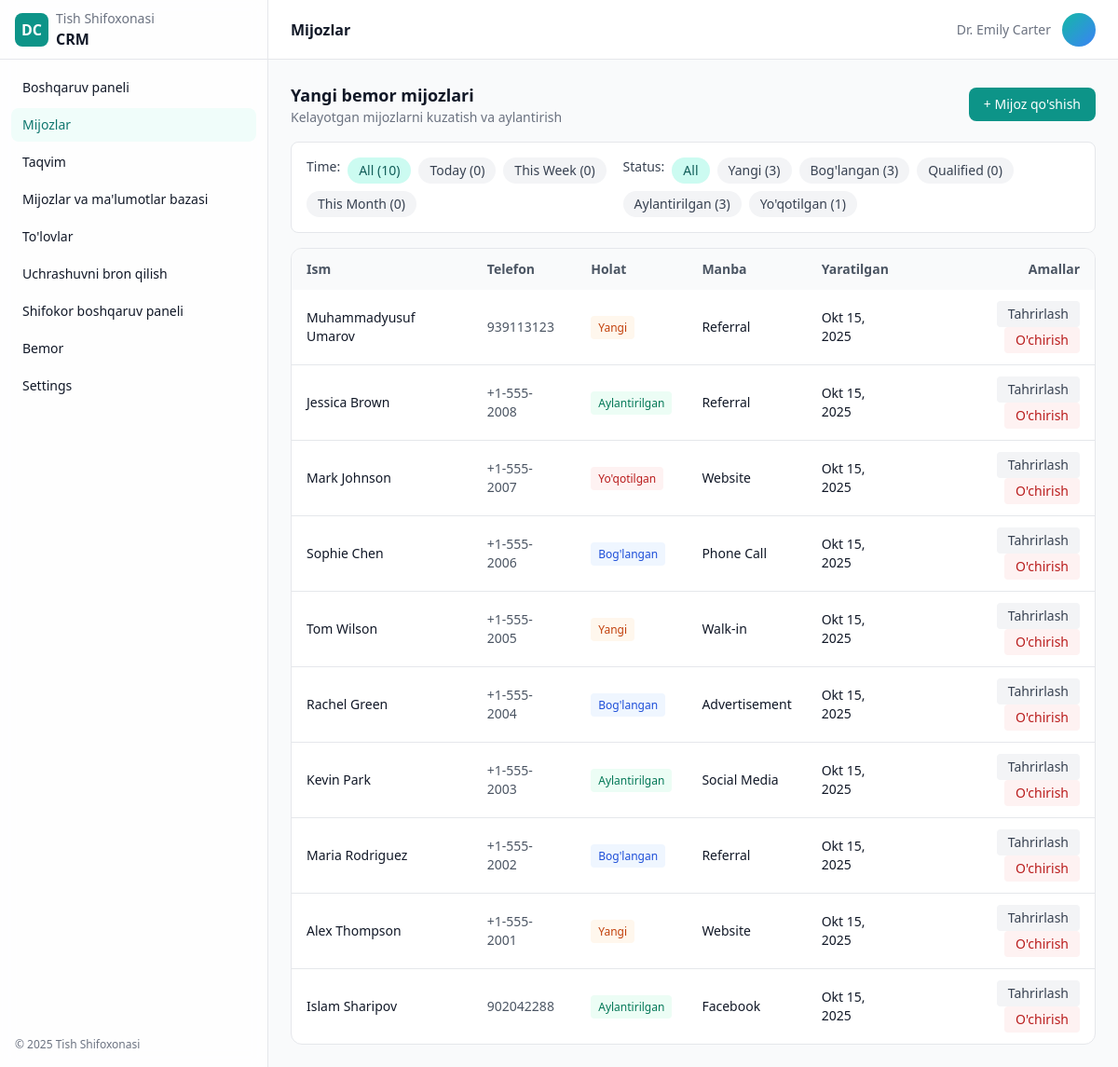
The app's page /leads/page/ with its own data.
### leads/models.py (models this page shows, shortened)
class Lead(models.Model):
    STATUS_CHOICES = [
        ('new', 'New'),
        ('contacted', 'Contacted'),
        ('converted', 'Converted'),
        ('lost', 'Lost'),
    ]
    full_name = models.CharField(max_length=255)
    phone = models.CharField(max_length=32)
    source = models.CharField(max_length=100, blank=True)
    assigned_doctor = models.ForeignKey(Doctor, on_delete=models.SET_NULL, null=True, blank=True, related_name='leads')
    status = models.CharField(max_length=20, choices=STATUS_CHOICES, default='new')
    created_at = models.DateTimeField(auto_now_add=True)
    notes = models.TextField(blank=True)

### leads/views.py (the view, shortened to what this page needs)
# urls.py: path('', views.lead_list, name='leads_page'),
def lead_list(request):
    leads = Lead.objects.all().order_by('-created_at')
    doctors = Doctor.objects.filter(is_active=True).order_by('name')
    status_filter = request.GET.get('status', '')
    time_filter = request.GET.get('time', '')
    if status_filter:
        leads = leads.filter(status=status_filter)
    total_leads = Lead.objects.count()
    today_count = Lead.objects.filter(created_at__date=timezone.now().date()).count()
    week_start = timezone.now() - timedelta(days=timezone.now().weekday())
    week_count = Lead.objects.filter(created_at__date__gte=week_start.date()).count()
    month_start = timezone.now().replace(day=1)
    month_count = Lead.objects.filter(created_at__date__gte=month_start.date()).count()
    status_counts = {
        'new': Lead.objects.filter(status='new').count(),
        'contacted': Lead.objects.filter(status='contacted').count(),
        'qualified': Lead.objects.filter(status='qualified').count(),
        'converted': Lead.objects.filter(status='converted').count(),
        'lost': Lead.objects.filter(status='lost').count(),
    }
    context = {
        'leads': leads,
        'doctors': doctors,
        'status_filter': status_filter,
        'time_filter': time_filter,
        'total_leads': total_leads,
        'today_count': today_count,
        'week_count': week_count,
        'month_count': month_count,
        'status_counts': status_counts,
    }
    return render(request, 'leads.html', context)

### dentalcrm/templatetags/translation_tags.py (called while the page is built)
@register.simple_tag(takes_context=True)
def trans(context, text):
    current_language = context['request'].session.get('django_language', 'uz')
    return get_translation(text, current_language)

### dentalcrm/translations.py (called while the page is built)
def get_translation(text, language='uz'):
    if language in TRANSLATIONS and text in TRANSLATIONS[language]:
        return TRANSLATIONS[language][text]
    return text

### templates/leads.html (shortened to what this page needs)
{% extends 'base.html' %}
{% load translation_tags %}
{% block content %}
<div class="min-h-screen flex">
  <aside class="hidden md:flex md:w-64 lg:w-72 flex-col border-r border-gray-200 dark:border-gray-800 bg-white/80 dark:bg-gray-950/60 backdrop-blur">
    <div class="h-16 flex items-center gap-2 px-4 border-b border-gray-200 dark:border-gray-800">
      <div class="w-9 h-9 rounded-lg bg-teal-600 flex items-center justify-center text-white font-bold">DC</div>
      <div>
        <div class="text-sm text-gray-500 dark:text-gray-400">{% trans "Dental Clinic" %}</div>
        <div class="font-semibold">{% trans "CRM" %}</div>
      </div>
    </div>
    <nav class="p-3 space-y-1 text-sm">
      <a href="/dashboard/" class="flex items-center gap-3 px-3 py-2 rounded-lg hover:bg-gray-100 dark:hover:bg-gray-800">{% trans "Dashboard" %}</a>
      <a href="/leads/page/" class="flex items-center gap-3 px-3 py-2 rounded-lg bg-teal-50 text-teal-700 dark:bg-teal-900/30 dark:text-teal-200 font-medium">{% trans "Leads" %}</a>
      <a href="/calendar/" class="flex items-center gap-3 px-3 py-2 rounded-lg hover:bg-gray-100 dark:hover:bg-gray-800">{% trans "Calendar" %}</a>
      <a href="/clients/" class="flex items-center gap-3 px-3 py-2 rounded-lg hover:bg-gray-100 dark:hover:bg-gray-800">{% trans "Clients & Database" %}</a>
      <a href="/payments/page/" class="flex items-center gap-3 px-3 py-2 rounded-lg hover:bg-gray-100 dark:hover:bg-gray-800">{% trans "Payments" %}</a>
      <a href="/book/" class="flex items-center gap-3 px-3 py-2 rounded-lg hover:bg-gray-100 dark:hover:bg-gray-800">{% trans "Book Appointment" %}</a>
      <a href="/doctor/" class="flex items-center gap-3 px-3 py-2 rounded-lg hover:bg-gray-100 dark:hover:bg-gray-800">{% trans "Doctor Dashboard" %}</a>
      <a href="/patient/page/" class="flex items-center gap-3 px-3 py-2 rounded-lg hover:bg-gray-100 dark:hover:bg-gray-800">{% trans "Patient" %}</a>
      <a href="/settings/" class="flex items-center gap-3 px-3 py-2 rounded-lg hover:bg-gray-100 dark:hover:bg-gray-800">{% trans "Settings" %}</a>
    </nav>
    <div class="mt-auto p-4 text-xs text-gray-500 dark:text-gray-400">© 2025 {% trans "Dental Clinic" %}</div>
  </aside>
  <div class="flex-1 flex flex-col min-w-0">
    <header class="h-16 flex items-center justify-between px-4 md:px-6 bg-white dark:bg-gray-950 border-b border-gray-200 dark:border-gray-800">
      <div class="hidden md:block font-semibold">{% trans "Leads" %}</div>
      <div class="flex items-center gap-3">
        <span class="text-sm text-gray-500 dark:text-gray-400 hidden sm:block">Dr. Emily Carter</span>
        <div class="w-9 h-9 rounded-full bg-gradient-to-br from-teal-500 to-blue-500"></div>
      </div>
    </header>
    <main class="p-4 md:p-6 space-y-4">
      <div class="flex flex-col sm:flex-row sm:items-center sm:justify-between gap-3">
        <div>
          <h1 class="text-lg font-semibold">{% trans "New Patient Leads" %}</h1>
          <p class="text-sm text-gray-500">{% trans "Track and convert incoming leads" %}</p>
        </div>
        <button onclick="showModal('addLead')" class="inline-flex items-center justify-center px-4 py-2 rounded-lg bg-teal-600 text-white text-sm font-medium hover:bg-teal-700">+ {% trans "Add Lead" %}</button>
      </div>
       <div class="bg-white dark:bg-gray-800 rounded-lg border border-gray-200 dark:border-gray-700 p-4">
         <div class="flex flex-col lg:flex-row gap-4">
           <div class="flex flex-wrap gap-2">
             <span class="text-sm font-medium text-gray-700 dark:text-gray-300">{% trans "Time:" %}</span>
             <a href="?time=" class="px-3 py-1 rounded-full text-sm {% if not time_filter %}bg-teal-100 text-teal-800 dark:bg-teal-900 dark:text-teal-200{% else %}bg-gray-100 text-gray-700 dark:bg-gray-700 dark:text-gray-300 hover:bg-gray-200 dark:hover:bg-gray-600{% endif %}">
               {% trans "All" %} ({{ total_leads }})
             </a>
             <a href="?time=today" class="px-3 py-1 rounded-full text-sm {% if time_filter == 'today' %}bg-teal-100 text-teal-800 dark:bg-teal-900 dark:text-teal-200{% else %}bg-gray-100 text-gray-700 dark:bg-gray-700 dark:text-gray-300 hover:bg-gray-200 dark:hover:bg-gray-600{% endif %}">
               {% trans "Today" %} ({{ today_count }})
             </a>
             <a href="?time=week" class="px-3 py-1 rounded-full text-sm {% if time_filter == 'week' %}bg-teal-100 text-teal-800 dark:bg-teal-900 dark:text-teal-200{% else %}bg-gray-100 text-gray-700 dark:bg-gray-700 dark:text-gray-300 hover:bg-gray-200 dark:hover:bg-gray-600{% endif %}">
               {% trans "This Week" %} ({{ week_count }})
             </a>
             <a href="?time=month" class="px-3 py-1 rounded-full text-sm {% if time_filter == 'month' %}bg-teal-100 text-teal-800 dark:bg-teal-900 dark:text-teal-200{% else %}bg-gray-100 text-gray-700 dark:bg-gray-700 dark:text-gray-300 hover:bg-gray-200 dark:hover:bg-gray-600{% endif %}">
               {% trans "This Month" %} ({{ month_count }})
             </a>
           </div>
           <div class="flex flex-wrap gap-2">
             <span class="text-sm font-medium text-gray-700 dark:text-gray-300">{% trans "Status:" %}</span>
             <a href="?status=" class="px-3 py-1 rounded-full text-sm {% if not status_filter %}bg-teal-100 text-teal-800 dark:bg-teal-900 dark:text-teal-200{% else %}bg-gray-100 text-gray-700 dark:bg-gray-700 dark:text-gray-300 hover:bg-gray-200 dark:hover:bg-gray-600{% endif %}">
               {% trans "All" %}
             </a>
             <a href="?status=new" class="px-3 py-1 rounded-full text-sm {% if status_filter == 'new' %}bg-teal-100 text-teal-800 dark:bg-teal-900 dark:text-teal-200{% else %}bg-gray-100 text-gray-700 dark:bg-gray-700 dark:text-gray-300 hover:bg-gray-200 dark:hover:bg-gray-600{% endif %}">
               {% trans "New" %} ({{ status_counts.new|default:0 }})
             </a>
             <a href="?status=contacted" class="px-3 py-1 rounded-full text-sm {% if status_filter == 'contacted' %}bg-teal-100 text-teal-800 dark:bg-teal-900 dark:text-teal-200{% else %}bg-gray-100 text-gray-700 dark:bg-gray-700 dark:text-gray-300 hover:bg-gray-200 dark:hover:bg-gray-600{% endif %}">
               {% trans "Contacted" %} ({{ status_counts.contacted|default:0 }})
             </a>
             <a href="?status=qualified" class="px-3 py-1 rounded-full text-sm {% if status_filter == 'qualified' %}bg-teal-100 text-teal-800 dark:bg-teal-900 dark:text-teal-200{% else %}bg-gray-100 text-gray-700 dark:bg-gray-700 dark:text-gray-300 hover:bg-gray-200 dark:hover:bg-gray-600{% endif %}">
               {% trans "Qualified" %} ({{ status_counts.qualified|default:0 }})
             </a>
             <a href="?status=converted" class="px-3 py-1 rounded-full text-sm {% if status_filter == 'converted' %}bg-teal-100 text-teal-800 dark:bg-teal-900 dark:text-teal-200{% else %}bg-gray-100 text-gray-700 dark:bg-gray-700 dark:text-gray-300 hover:bg-gray-200 dark:hover:bg-gray-600{% endif %}">
               {% trans "Converted" %} ({{ status_counts.converted|default:0 }})
             </a>
             <a href="?status=lost" class="px-3 py-1 rounded-full text-sm {% if status_filter == 'lost' %}bg-teal-100 text-teal-800 dark:bg-teal-900 dark:text-teal-200{% else %}bg-gray-100 text-gray-700 dark:bg-gray-700 dark:text-gray-300 hover:bg-gray-200 dark:hover:bg-gray-600{% endif %}">
               {% trans "Lost" %} ({{ status_counts.lost|default:0 }})
             </a>
           </div>
         </div>
      </div>
      <div class="bg-white dark:bg-gray-950 border border-gray-200 dark:border-gray-800 rounded-xl overflow-hidden">
        <div class="overflow-x-auto">
          <table class="min-w-full text-sm">
            <thead class="bg-gray-50 dark:bg-gray-900/60 text-gray-600 dark:text-gray-300">
              <tr>
                <th class="text-left px-4 py-3">{% trans "Name" %}</th>
                <th class="text-left px-4 py-3">{% trans "Phone" %}</th>
                <th class="text-left px-4 py-3">{% trans "Status" %}</th>
                <th class="text-left px-4 py-3">{% trans "Source" %}</th>
                <th class="text-left px-4 py-3">{% trans "Created" %}</th>
                <th class="text-right px-4 py-3">{% trans "Actions" %}</th>
              </tr>
            </thead>
            <tbody class="divide-y divide-gray-200 dark:divide-gray-800">
              {% for lead in leads %}
              <tr class="lead-row" data-status="{{ lead.status }}" data-created="{{ lead.created_at|date:'Y-m-d' }}">
                <td class="px-4 py-3 font-medium">{{ lead.full_name }}</td>
                <td class="px-4 py-3 text-gray-600 dark:text-gray-300">{{ lead.phone }}</td>
                <td class="px-4 py-3">
                  {% if lead.status == 'new' %}
                    <span class="text-xs px-2 py-1 rounded bg-orange-50 text-orange-700 dark:bg-orange-900/30 dark:text-orange-200">{% trans "New" %}</span>
                  {% elif lead.status == 'contacted' %}
                    <span class="text-xs px-2 py-1 rounded bg-blue-50 text-blue-700 dark:bg-blue-900/30 dark:text-blue-200">{% trans "Contacted" %}</span>
                  {% elif lead.status == 'converted' %}
                    <span class="text-xs px-2 py-1 rounded bg-emerald-50 text-emerald-700 dark:bg-emerald-900/30 dark:text-emerald-200">{% trans "Converted" %}</span>
                  {% elif lead.status == 'lost' %}
                    <span class="text-xs px-2 py-1 rounded bg-red-50 text-red-700 dark:bg-red-900/30 dark:text-red-200">{% trans "Lost" %}</span>
                  {% endif %}
                </td>
                <td class="px-4 py-3">{{ lead.source|default:"—" }}</td>
                <td class="px-4 py-3">{{ lead.created_at|date:"M d, Y" }}</td>
                <td class="px-4 py-3 text-right space-x-2">
                  <button onclick="editLead({{ lead.id }}, '{{ lead.full_name|escapejs }}', '{{ lead.phone|escapejs }}', '{{ lead.source|escapejs }}', '{{ lead.status }}', '{{ lead.notes|escapejs }}')" class="px-3 py-1 rounded bg-gray-100 dark:bg-gray-800 hover:bg-red-100 text-gray-700 dark:text-gray-200">{% trans "Edit" %}</button>
                  <button onclick="deleteLead({{ lead.id }}, '{{ lead.full_name|escapejs }}')" class="px-3 py-1 rounded bg-red-50 text-red-700 hover:bg-red-100 dark:bg-red-900/30 dark:text-red-200">{% trans "Delete" %}</button>
                </td>
              </tr>
              {% empty %}
              <tr>
                <td colspan="6" class="px-4 py-8 text-center text-gray-500 dark:text-gray-400">{% trans "No leads found" %}</td>
              </tr>
              {% endfor %}
            </tbody>
          </table>
        </div>
      </div>
    </main>
  </div>
</div>
{% endblock %}

### templates/base.html (style rules this page uses)
html { font-family: Inter, system-ui, -apple-system, Segoe UI, Roboto, Ubuntu, Cantarell, Noto Sans, Helvetica, Arial, "Apple Color Emoji", "Segoe UI Emoji"; }

### records on screen
Lead: full_name "Muhammadyusuf Umarov", phone "939113123", source "Referral", created_at "Okt 15, 2025"
Lead: full_name "Jessica Brown", phone "+1-555-2008", source "Referral", created_at "Okt 15, 2025"
Lead: full_name "Mark Johnson", phone "+1-555-2007", source "Website", created_at "Okt 15, 2025"
Lead: full_name "Sophie Chen", phone "+1-555-2006", source "Phone Call", created_at "Okt 15, 2025"
Lead: full_name "Tom Wilson", phone "+1-555-2005", source "Walk-in", created_at "Okt 15, 2025"
Lead: full_name "Rachel Green", phone "+1-555-2004", source "Advertisement", created_at "Okt 15, 2025"
Lead: full_name "Kevin Park", phone "+1-555-2003", source "Social Media", created_at "Okt 15, 2025"
Lead: full_name "Maria Rodriguez", phone "+1-555-2002", source "Referral", created_at "Okt 15, 2025"
Lead: full_name "Alex Thompson", phone "+1-555-2001", source "Website", created_at "Okt 15, 2025"
Lead: full_name "Islam Sharipov", phone "902042288", source "Facebook", created_at "Okt 15, 2025"

### other values on screen
{{ total_leads }} "10"
{{ today_count }} "0"
{{ week_count }} "0"
{{ month_count }} "0"
{{ status_counts.new|default:0 }} "3"
{{ status_counts.contacted|default:0 }} "3"
{{ status_counts.qualified|default:0 }} "0"
{{ status_counts.converted|default:0 }} "3"
{{ status_counts.lost|default:0 }} "1"
